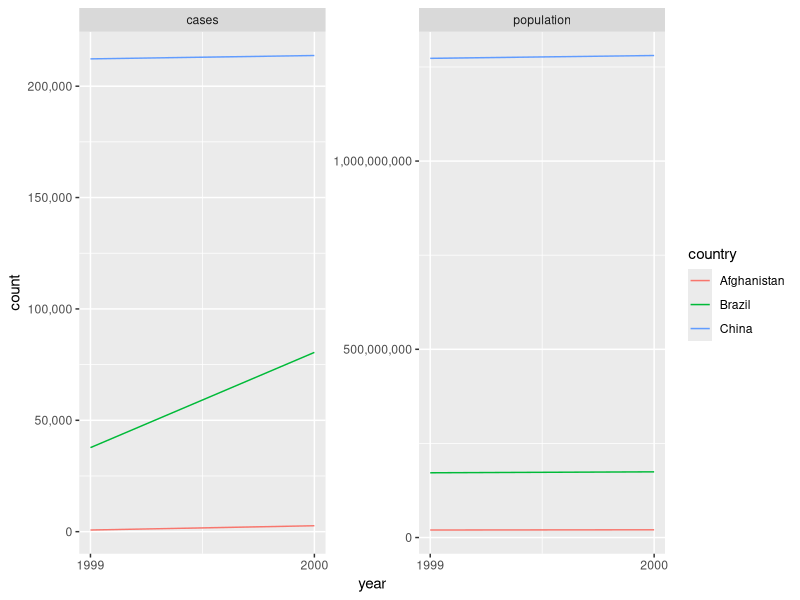
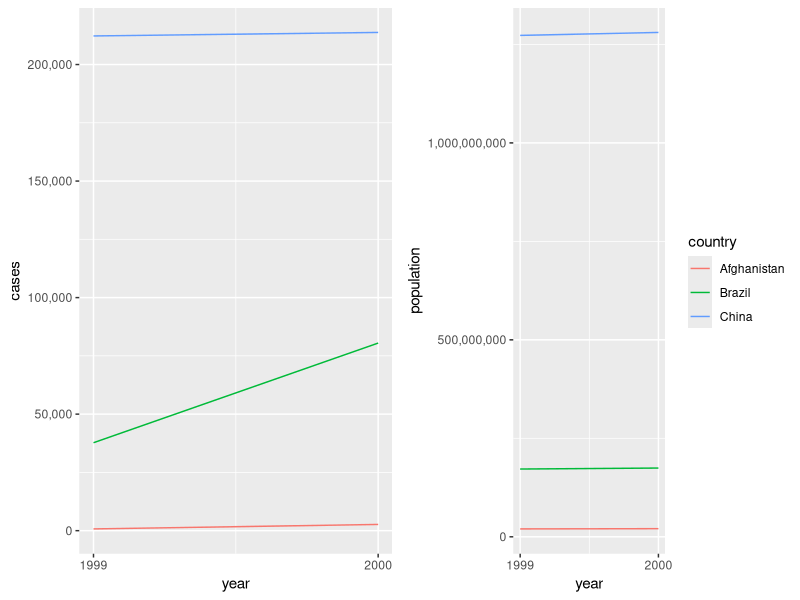

Here is the R script that generated these plots, in order:
## ---- chunk 1
library(tidyverse)
# Раскомментируйте и запустите следующие команды, 
# если у вас не ставится tidyverse
#library(dplyr)
#library(tidyr)
#library(ggplot2)

## ---- chunk 2

table1
table2
table3
table4a # cases
table4b # population
table5

## ---- chunk 3
table2

ggplot(data = table2) +
  geom_line(mapping = aes(color = country, 
                          x = year,
                          y = count)) +
  facet_wrap(~ type, scales = 'free_y') +
  scale_y_continuous(labels = scales::comma) +
  scale_x_continuous(breaks = 1999:2000)
## ---- chunk 4
table1

# Динамика случаев заболевания
p1 <- ggplot(data = table1) +
  geom_line(mapping = aes(color = country, 
                          x = year,
                          y = cases)) +
  scale_y_continuous(labels = scales::comma) +
  scale_x_continuous(breaks = 1999:2000) +
  scale_color_discrete(guide = FALSE)
  
# Динамика населения
p2 <- ggplot(data = table1) +
  geom_line(mapping = aes(color = country, 
                          x = year,
                          y = population)) +
  scale_y_continuous(labels = scales::comma) +
  scale_x_continuous(breaks = 1999:2000)

# Собираем два графика на одну визуализацию
gridExtra::grid.arrange(p1, p2, ncol = 2)

## ---- chunk 5

table4a
gather(table4a, `1999`,`2000`, key = "year", value = "cases")

## ---- chunk 6
sales <- tibble(
  goods = c("Milk", "Cheese", "Butter", "Sour cream"),
  moscow = c(350,430,360,570),
  `st-petersburg` = c(210,270,150,250),
  novosibirsk = c(120,150,210,140),
  total = c(680,850,720,960)
)
sales

# Напишите свой код здесь
## ---- chunk 7

table2
spread(table2, key = type, value = count)

## ---- chunk 8

grades <- tribble(
~name, ~subject, ~grade,
#-----------------|--------|------
"Ivan Ivanov", "Logistics", 4,
"Ivan Ivanov", "Research seminar", 5,
"Ivan Ivanov", "Logistics", 10,
"Peter Petrov", "Logistics", 8,
"Peter Petrov", "Research seminar", 8
)
grades

# Напишите свой код здесь
## ---- chunk 9

table3
separate(table3, rate, into = c("cases", "population"))
separate(table3, rate, into = c("cases", "population"), convert = TRUE)

## ---- chunk 10
addresses <- tibble(address = c(
  "123022, г. Москва, Б. Трехсвятительский пер., д.3",
  "105187, г. Москва, ул. Кирпичная, д.33",
  "100100, г. Москва, ул. Мясницкая, д.13, стр. 4"
)
)

# Напишите свой код здесь
## ---- chunk 11

table5
unite(table5, new, century, year, sep = "")

## ---- chunk 12
dates <- tibble(date = c("02-01-2015", "05-04-2015", "27-09-2017", "18-07-2016","09-12-2014"))

# Напишите свой код здесь
